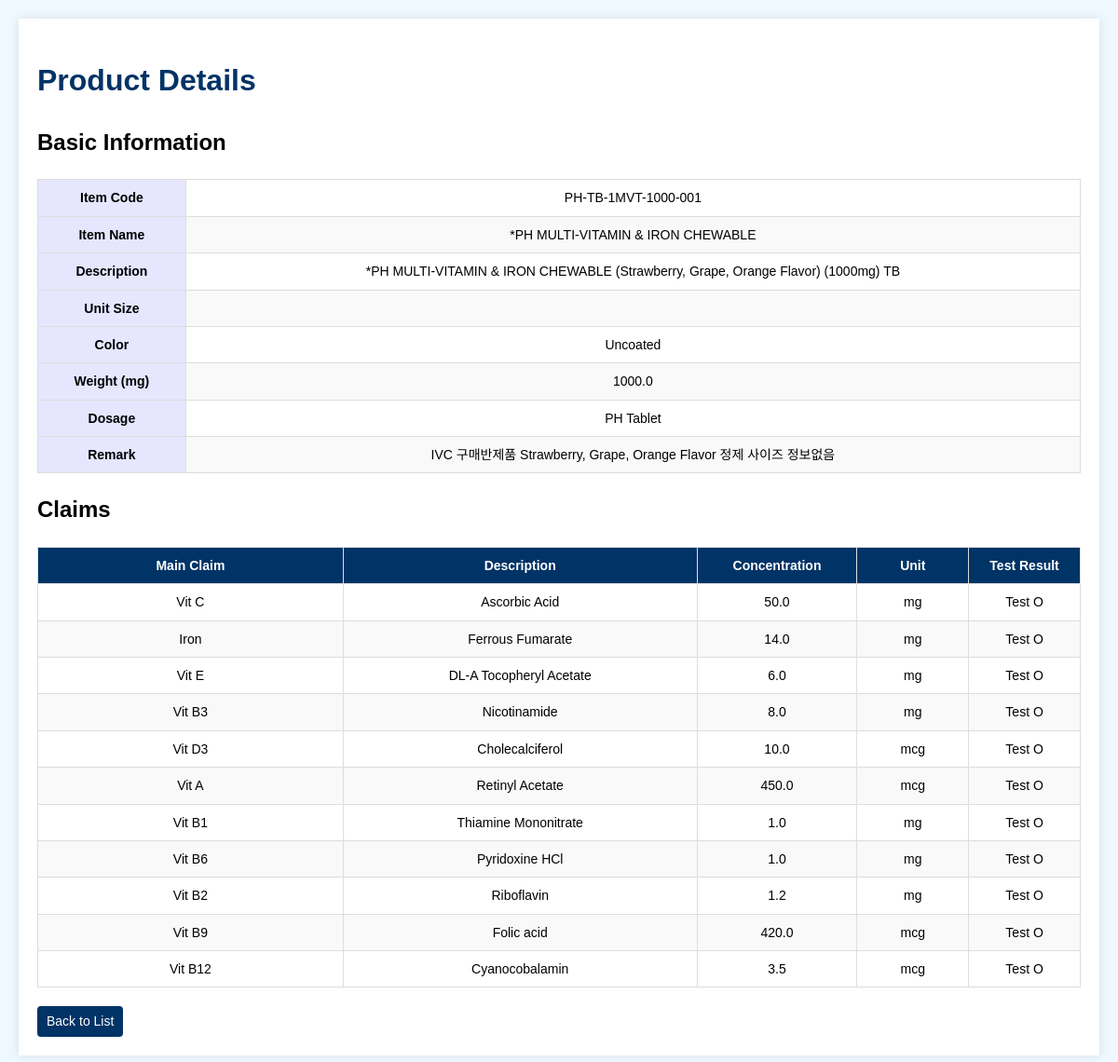
Screenshot of /view/PH-TB-1MVT-1000-001 (signed in) with the database file from the repository.
### tables this page shows
CREATE TABLE products (
            id INTEGER PRIMARY KEY AUTOINCREMENT,
            item_code TEXT UNIQUE NOT NULL,
            item_name TEXT,
            description TEXT,
            unit_size TEXT,
            color TEXT,
            weight REAL
        , dosage TEXT, remark TEXT);

CREATE TABLE claims (
            id INTEGER PRIMARY KEY AUTOINCREMENT,
            product_id INTEGER,
            claim_main TEXT,
            claim_description TEXT,
            claim_concentration REAL, claim_unit TEXT DEFAULT 'mg', test_result TEXT,
            FOREIGN KEY (product_id) REFERENCES products(id) ON DELETE CASCADE
        );

### app.py (the view)
@app.route('/view/<item_code>')
def view_product(item_code):
    db = get_db()
    cursor = db.cursor()
    cursor.execute('SELECT * FROM products WHERE item_code = ?', (item_code,))
    product = cursor.fetchone()
    if not product:
        flash("해당 제품을 찾을 수 없습니다.", "danger")
        return redirect(url_for("index"))
    cursor.execute('''
    SELECT claim_main, claim_description, claim_concentration, claim_unit, test_result
    FROM claims
    LEFT JOIN products ON claims.product_id = products.id
    WHERE products.item_code = ?
    ''', (item_code,))
    claims = cursor.fetchall()
    return render_template('view.html', product=product, claims=claims)

### app.py (called while the page is built)
@app.before_request
def before_request_func():
    global app_initialized
    if not app_initialized:
        with app.app_context():
            initialize_database()
            load_configurations()
        app_initialized = True

@app.before_request
def require_login():
    allowed_routes = ["login", "autocomplete", "static"]
    if "role" not in session and request.endpoint not in allowed_routes and not request.path.startswith('/static'):
        return redirect(url_for("login"))

def get_db():
    db = getattr(g, '_database', None)
    if db is None:
        db = g._database = sqlite3.connect(DB_FILE_PATH)
        db.row_factory = sqlite3.Row  # 컬럼명으로 접근 가능하도록 설정
    return db

@app.teardown_appcontext
def close_connection(exception):
    db = getattr(g, '_database', None)
    if db is not None:
        db.close()

### templates/view.html (shortened to what this page needs)
<!DOCTYPE html>
<html lang="en">
<head>
</head>
<body>
    <div class="container">
        <h1>Product Details</h1>
        <h2>Basic Information</h2>
        <table class="basic-info">
            <tr>
                <th>Item Code</th>
                <td>{{ product[1] }}</td>
            </tr>
            <tr>
                <th>Item Name</th>
                <td>{{ product[2] }}</td>
            </tr>
            <tr>
                <th>Description</th>
                <td>{{ product[3] }}</td>
            </tr>
            <tr>
                <th>Unit Size</th>
                <td>{{ product[4] }}</td>
            </tr>
            <tr>
                <th>Color</th>
                <td>{{ product[5] }}</td>
            </tr>
            <tr>
                <th>Weight (mg)</th>
                <td>{{ product[6] }}</td>
            </tr>
            <tr>
                <th>Dosage</th>
                <td>
                    {% if product[1].startswith('A-TB-') %}
                        Tablet
                    {% elif product[1].startswith('A-SG-') %}
                        Softgel
                    {% elif product[1].startswith('A-HC-') %}
                        Hard Capsule
                    {% elif product[1].startswith('A-SH-') %}
                        Sachet
                    {% elif product[1].startswith('A-PW-') %}
                        Powder
                    {% elif product[1].startswith('A-LQ-') %}
                        Liquid
                    {% elif 'PH-TB-' in product[1] %}
                        PH Tablet
                    {% elif 'PH-HC-' in product[1] %}
                        PH Hard Capsule
                    {% elif 'PH-SG-' in product[1] %}
                        PH Softgel
                    {% else %}
                        Unknown
                    {% endif %}
                </td>
            </tr>
            <tr>
                <th>Remark</th>
                <td>{{ product[8] }}</td>
            </tr>
        </table>
        <h2>Claims</h2>
        <table class="claims-table">
            <thead>
                <tr>
                    <th>Main Claim</th>
                    <th>Description</th>
                    <th>Concentration</th>
                    <th>Unit</th>
                    <th>Test Result</th>
                </tr>
            </thead>
            <tbody>
                {% for claim in claims %}
                <tr>
                    <td>{{ claim[0] }}</td>
                    <td>{{ claim[1] }}</td>
                    <td>{{ claim[2] }}</td>
                    <td>{{ claim[3] }}</td>
                    <td>{{ claim[4] }}</td>
                </tr>
                {% endfor %}
            </tbody>
        </table>
        <a href="#" class="btn" onclick="history.back(); return false;">Back to List</a>
    </div>
</body>
</html>

### templates/view.html (style rules this page uses)
body { font-family: Arial, sans-serif; line-height: 1.6; margin: 0; padding: 20px; background-color: #f0f8ff; }
.container { max-width: 1500px; margin: auto; background: white; padding: 20px; box-shadow: 0 0 10px rgba(0,0,0,0.1); }
h1 { color: #003366; }
table { width: 100%; border-collapse: collapse; margin-bottom: 20px; font-size: 14px; }
th, td { padding: 8px; border: 1px solid #ddd; text-align: center; }
th { background-color: #003366; color: white; font-weight: bold; }
tr:nth-child(even) { background-color: #f9f9f9; }
.btn { display: inline-block; padding: 5px 10px; background-color: #003366; color: white; text-decoration: none; border-radius: 4px; font-size: 14px; }
.basic-info th { text-align: center; color: Black; background-color: #e6e6ff; }
.claims-table { table-layout: fixed; width: 100%; }
.claims-table th { text-align: center; }
.claims-table td { word-wrap: break-word; word-break: break-all; white-space: normal; }
.claims-table td:nth-child(3), .claims-table td:nth-child(4), .claims-table td:nth-child(5) { text-align: center; }
.claims-table th:nth-child(1) { width: 30%; }
.claims-table th:nth-child(2) { width: 35%; }
.claims-table th:nth-child(3) { width: 15%; }
.claims-table th:nth-child(4) { width: 10%; }
.claims-table th:nth-child(5) { width: 10%; }

### rows the page displays
products: item_code "PH-TB-1MVT-1000-001", item_name "*PH MULTI-VITAMIN & IRON CHEWABLE", description "*PH MULTI-VITAMIN & IRON CHEWABLE (Strawberry, Grape, Orange Flavor) (1000mg) TB", color "Uncoated", weight "1000.0", remark "IVC 구매반제품 Strawberry, Grape, Orange Flavor 정제 사이즈 정보없음"
claims: claim_main "Vit C", claim_description "Ascorbic Acid", claim_concentration "50.0", claim_unit "mg", test_result "Test O"
claims: claim_main "Iron", claim_description "Ferrous Fumarate", claim_concentration "14.0", claim_unit "mg", test_result "Test O"
claims: claim_main "Vit E", claim_description "DL-A Tocopheryl Acetate", claim_concentration "6.0", claim_unit "mg", test_result "Test O"
claims: claim_main "Vit B3", claim_description "Nicotinamide", claim_concentration "8.0", claim_unit "mg", test_result "Test O"
claims: claim_main "Vit D3", claim_description "Cholecalciferol", claim_concentration "10.0", claim_unit "mcg", test_result "Test O"
claims: claim_main "Vit A", claim_description "Retinyl Acetate", claim_concentration "450.0", claim_unit "mcg", test_result "Test O"
claims: claim_main "Vit B1", claim_description "Thiamine Mononitrate", claim_concentration "1.0", claim_unit "mg", test_result "Test O"
claims: claim_main "Vit B6", claim_description "Pyridoxine HCl", claim_concentration "1.0", claim_unit "mg", test_result "Test O"
claims: claim_main "Vit B2", claim_description "Riboflavin", claim_concentration "1.2", claim_unit "mg", test_result "Test O"
claims: claim_main "Vit B9", claim_description "Folic acid", claim_concentration "420.0", claim_unit "mcg", test_result "Test O"
claims: claim_main "Vit B12", claim_description "Cyanocobalamin", claim_concentration "3.5", claim_unit "mcg", test_result "Test O"
